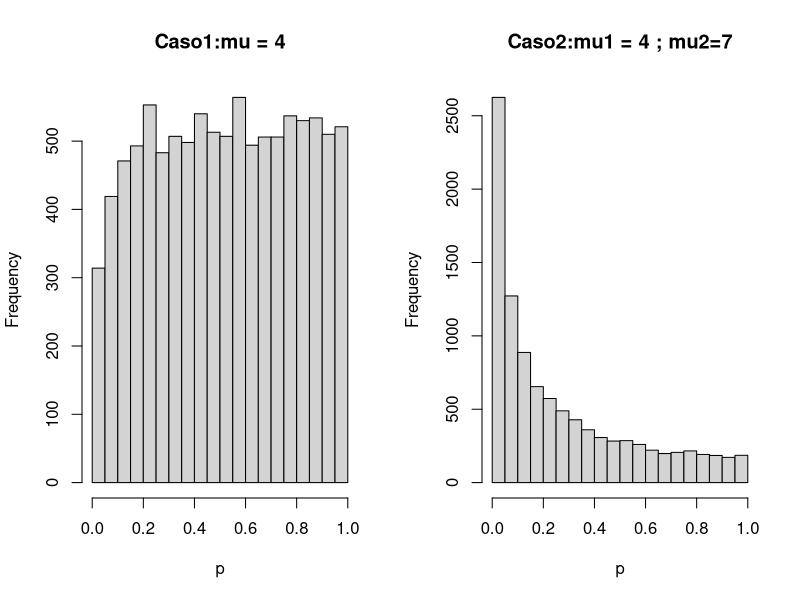

Here is the R script that generated this plot:
## ---- chunk 1
knitr::opts_chunk$set(echo = TRUE)
## ---- chunk 2
set.seed(7654321)                                                 
nsim<-10000                                                       
n<-20                                                             

estadistico<-function(x,y,mu1,mu2){                                      
  n1<-length(x)
  n2<-length(y)
  xbar<-mean(x)
  ybar<-mean(y)
  s1<-sqrt(var(x))
  s2<-sqrt(var(y))
  SP<-sqrt(((n1-1)*s1^2 + (n2-1)*s2^2)/(n1-1)+(n2-1))
  T<-abs((xbar-ybar)-(mu1-mu2)/(SP*sqrt((1/n1)+(1/n2))))
  p<-2*(1-pt(T,n1+n2-2))                                              
}
par(mfrow=c(1,2))
## ---- chunk 3
mu<-4                                                         
X<-matrix(rnorm(n*nsim,mu,3),ncol=nsim,nrow=n)
Y<-matrix(rnorm(n*nsim,mu,3),ncol=nsim,nrow=n)
p<-replicate(nsim,0)
for(i in 1:nsim){
  p[i]=estadistico(X[,i],Y[,i],mu,mu)
}
                                    
hist(p,main=c("Caso1:mu = 4"))
w<-mean(p)
w
## ---- chunk 4
mu1<-4
mu2<-7
X<-matrix(rnorm(n*nsim,mu1,3),ncol=nsim,nrow=n)
Y<-matrix(rnorm(n*nsim,mu2,3),ncol=nsim,nrow=n)
p<-replicate(nsim,0)
for(i in 1:nsim){
  p[i]=estadistico(X[,i],Y[,i],mu1,mu2)
}
                                    
hist(p,main=c("Caso2:mu1 = 4 ; mu2=7"))
w<-mean(p)
w
